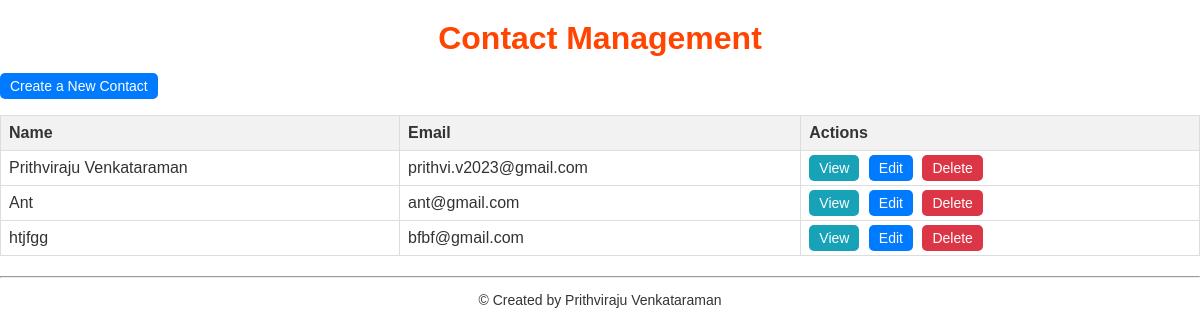
/contact_management/, run on an earlier commit of the app's database.
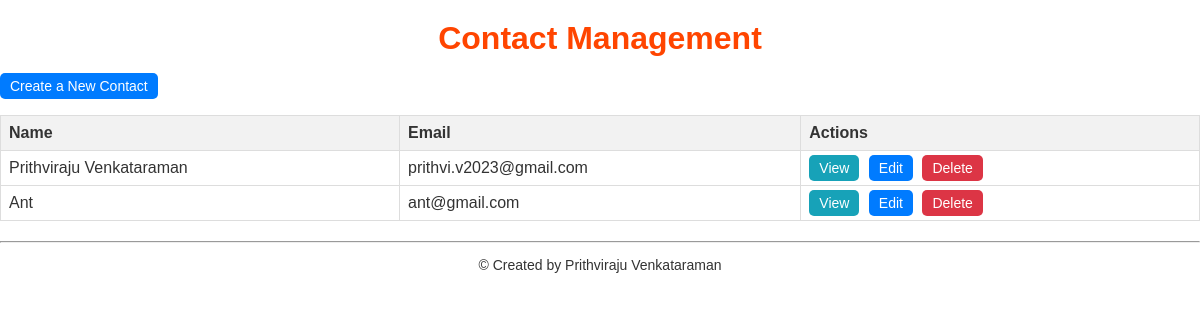
And on a later commit of the database.
### contacts/models.py (models this page shows, shortened)
class Contact(models.Model):
    name = models.CharField(max_length=255, unique=True)
    email = models.EmailField(unique=True)
    notes = models.TextField(blank=True)
    created_at = models.DateTimeField(auto_now_add=True)

### contacts/views.py (the view)
# urls.py: path('contact_management/', views.ContactManagement.as_view(), name='contact_management'),
class ContactManagement(View):
    def get(self, request):
        contacts = Contact.objects.all()
        return render(request, 'contacts/contact_management.html', {'contacts': contacts})

### contacts/templates/contacts/contact_management.html (shortened to what this page needs)
<!DOCTYPE html>
<html>
<head>
</head>
<body>
    <h1>Contact Management</h1>
    <a href="{% url 'create_contact' %}" class="btn btn-primary">Create a New Contact</a>
    <table>
        <thead>
            <tr>
                <th>Name</th>
                <th>Email</th>
                <th>Actions</th>
            </tr>
        </thead>
        <tbody>
            {% for contact in contacts %}
            <tr>
                <td>{{ contact.name }}</td>
                <td>{{ contact.email }}</td>
                <td>
                    <a href="{% url 'contact_detail' contact.id %}" class="btn btn-info">View</a>
                    <a href="{% url 'contact_edit' contact.id %}" class="btn btn-primary">Edit</a>
                    <a href="{% url 'contact_delete' contact.id %}" class="btn btn-danger">Delete</a>
                </td>
            </tr>
            {% endfor %}
        </tbody>
    </table>
    <div class="footer">
        <hr>
        <p>&#169; Created by Prithviraju Venkataraman</p>
    </div>
</body>
</html>

What changed in the data, as far as the page shows it:
removed Contact: name "htjfgg", email "bfbf@gmail.com"
